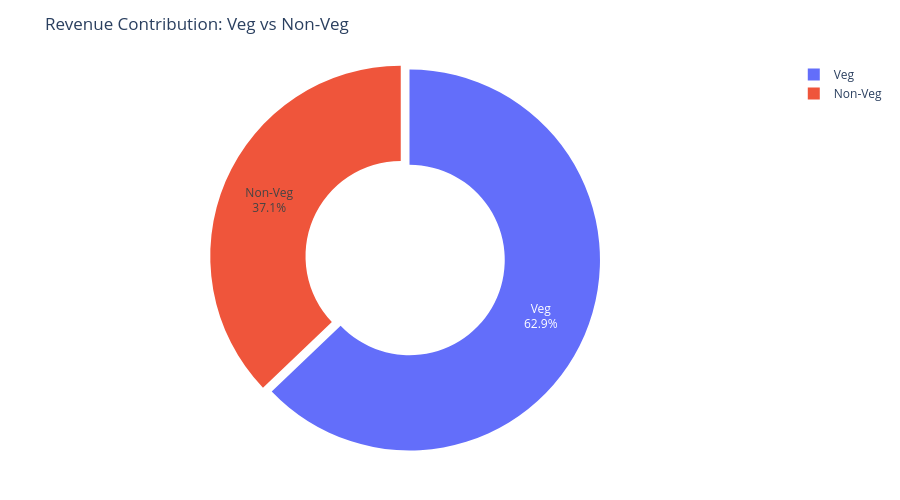

Here is the notebook cell this chart was saved with:
### Code cell
fig = px.pie(
    food_revenue, values="Price (INR)",
    names="Food Category",
    hole = 0.5,
    title = "Revenue Contribution: Veg vs Non-Veg",
)
fig.update_traces(
    textinfo = "percent+label",
    pull=[0.05,0]
)
fig.update_layout(
    height=500,
    margin=dict(t=60,b=40,l=40,r=40)
)
fig.show()

### Figure 1 — Plotly figure (JSON) as saved in the notebook; plotly's stock layout.template omitted (floating-point values rounded to 4 significant figures)
{"data": [{"domain": {"x": [0, 1], "y": [0, 1]}, "hole": 0.5, "hovertemplate": "Food Category=%{label}<br>Price (INR)=%{value}<extra></extra>", "labels": ["Non-Veg", "Veg"], "legendgroup": "", "name": "", "pull": [0.05, 0], "showlegend": true, "textinfo": "percent+label", "type": "pie", "values": [19680000.0, 33330000.0]}], "layout": {"height": 500, "legend": {"tracegroupgap": 0}, "margin": {"b": 40, "l": 40, "r": 40, "t": 60}, "title": {"text": "Revenue Contribution: Veg vs Non-Veg"}}}
